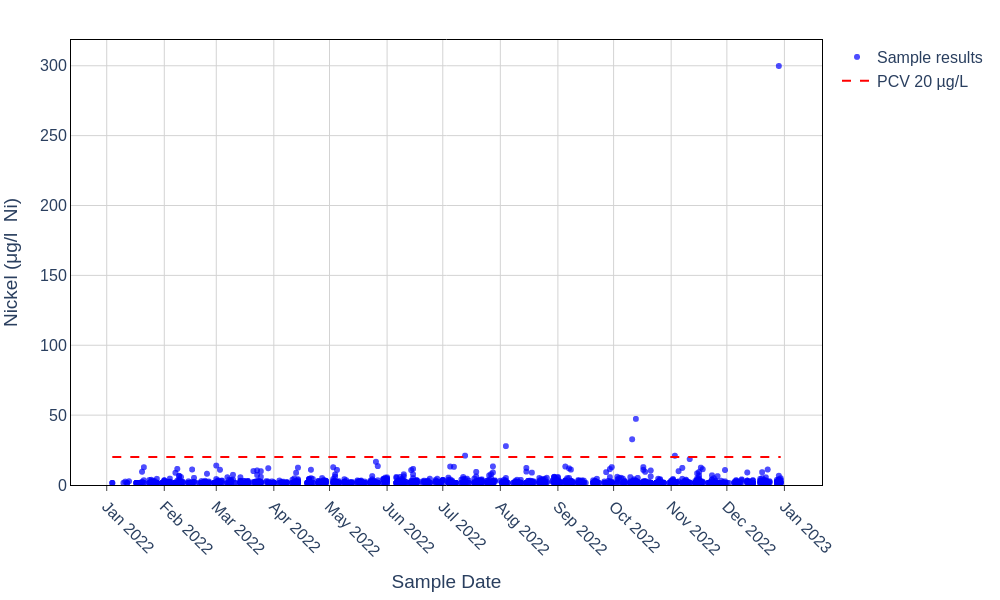

This chart was generated by the following Python code:
# filename: nickel_timeseries.py
import pandas as pd
import plotly.graph_objects as go

# Load and preprocess data
file_name = "Anglian_Water_Domestic_Water_Quality.csv"
df = pd.read_csv(file_name, encoding="utf-8")
df['Sample_Date'] = pd.to_datetime(df['Sample_Date'], format='%d/%m/%Y %H:%M', errors='coerce')

# Filter for Nickel (Total) determinand and non-null Result
df_filtered = df[(df['Determinand'] == 'Nickel (Total)') & df['Result'].notna()].copy()
df_filtered.sort_values('Sample_Date', inplace=True)

# Save filtered data for chart plotting
output_csv = "nickel_timeseries_data.csv"
df_filtered[['Sample_Date', 'Result', 'Units', 'LSOA', 'Sample_Id', 'ObjectId']].to_csv(output_csv, index=False)

# Confirm units for label (use the most common unit)
units_series = df_filtered['Units'].mode()
units_label = units_series[0] if not units_series.empty else 'µg/L'
yaxis_title = f'Nickel ({units_label})'

# UK PCV limit for Nickel (µg/L)
pcv_value = 20

# Create plotly figure
fig = go.Figure()

# Add scatter markers for nickel results
fig.add_trace(go.Scatter(
    x=df_filtered['Sample_Date'],
    y=df_filtered['Result'],
    mode='markers',
    marker=dict(
        size=6,
        symbol='circle',
        color='blue',
        opacity=0.7
    ),
    name='Sample results'
))

# Add horizontal dashed red line for PCV 20 µg/L
fig.add_trace(go.Scatter(
    x=[df_filtered['Sample_Date'].min(), df_filtered['Sample_Date'].max()],
    y=[pcv_value, pcv_value],
    mode='lines',
    line=dict(
        color='red',
        width=2,
        dash='dash'
    ),
    name='PCV 20 µg/L'
))

# Update layout with axis labels, gridlines, axis lines and styling
fig.update_layout(
    template='plotly_white',
    font=dict(size=16),
    margin=dict(l=60, r=40, t=40, b=80),
    xaxis=dict(
        title='Sample Date',
        showgrid=True,
        gridcolor='lightgrey',
        tickformat='%b %Y',
        tickangle=45,
        dtick="M1",
        ticks="outside",
        showline=True,
        linecolor='black',
        mirror=True,
        zeroline=False
    ),
    yaxis=dict(
        title=yaxis_title,
        showgrid=True,
        gridcolor='lightgrey',
        showline=True,
        linecolor='black',
        mirror=True,
        zeroline=False,
        rangemode='tozero'
    ),
    legend=dict(
        bgcolor='rgba(255,255,255,0)',
        bordercolor='rgba(0,0,0,0)',
        borderwidth=0
    )
)

# Save the plot to files
html_file = "nickel_timeseries.html"
png_file = "nickel_timeseries.png"
fig.write_html(html_file, include_plotlyjs='cdn', full_html=True)
fig.write_image(png_file, width=1000, height=600)

# Print the output filenames for terminal confirmation
print(png_file)
print(html_file)
print(output_csv)
print("nickel_timeseries.py")
